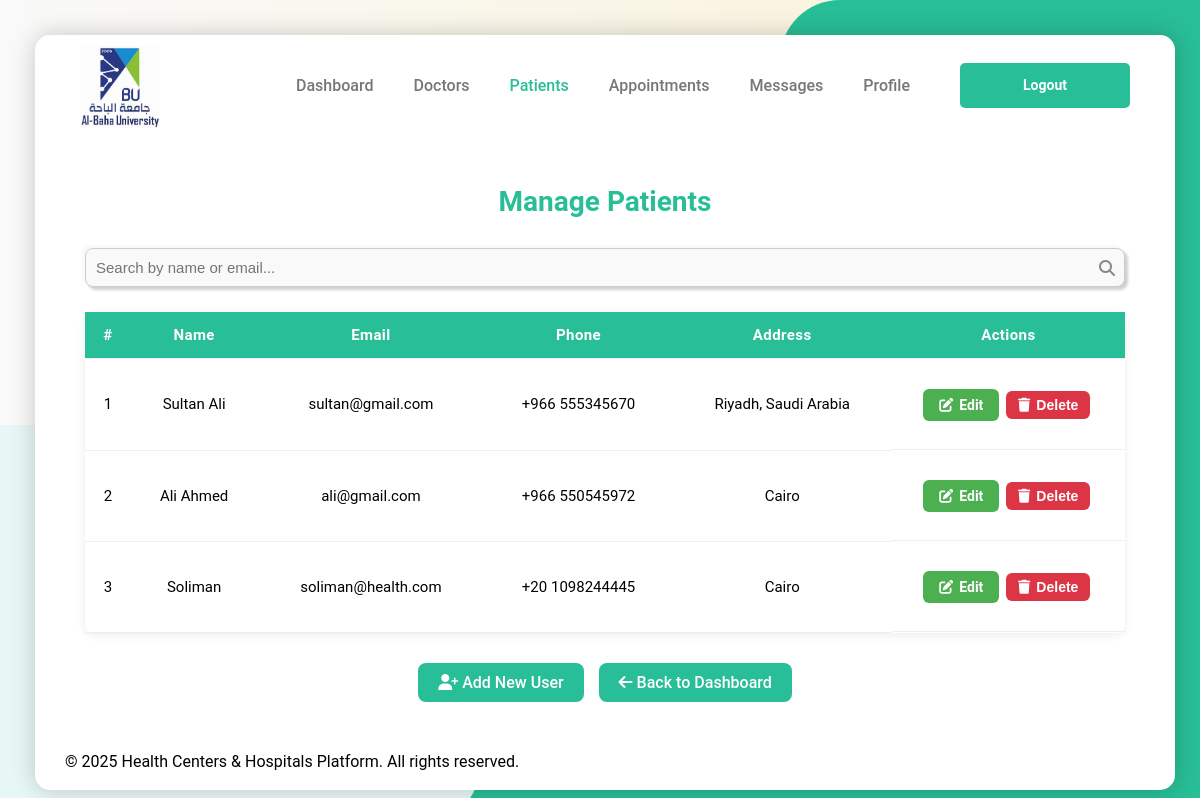
/admin_users.php (signed in), run on the app's committed database.
### tables this page shows
CREATE TABLE `users` (
  `id` int(11) NOT NULL,
  `username` varchar(100) NOT NULL,
  `email` varchar(100) NOT NULL,
  `password` varchar(255) NOT NULL,
  `address` varchar(255) DEFAULT NULL,
  `phone` varchar(20) DEFAULT NULL,
  `dob` date DEFAULT NULL,
  `gender` enum('Male','Female','Other') DEFAULT 'Other',
  `role` enum('user','doctor','admin','receptionist') DEFAULT 'user',
  `created_at` timestamp NOT NULL DEFAULT current_timestamp(),
  `image` varchar(255) DEFAULT 'img/users/default-user.png'
);

### admin_users.php (the view, shortened to what this page needs)
<?php
require 'config/admin_data.php';
$search = isset($_GET['search']) ? trim($_GET['search']) : '';
if ($search) {
  $stmt = $pdo->prepare("SELECT id, username, email, phone, address FROM users WHERE role='user' AND (username LIKE ? OR email LIKE ?) ORDER BY id ASC");
  $stmt->execute(["%$search%", "%$search%"]);
} else {
  $stmt = $pdo->query("SELECT id, username, email, phone, address FROM users WHERE role='user' ORDER BY id ASC");
}
$patients = $stmt->fetchAll(PDO::FETCH_ASSOC);
?>
<!DOCTYPE html>
<html lang="en">
  <head>
    <link rel="stylesheet" href="../css/styles.css">
    <link rel="stylesheet" href="https://cdnjs.cloudflare.com/ajax/libs/font-awesome/6.4.0/css/all.min.css">
  </head>
  <body>
    <div class="home-section">
      <div class="effects"><div class="bg-effect"></div></div>
      <div class="container">
        <header class="header">
          <a href="admin_dashboard.php" class="logo" aria-label="Health Management Logo">
            <img src="../logo/logo.jpg" alt="Health Centers Logo" loading="lazy"/>
          </a>
          <nav class="links" aria-label="Main Navigation">
            <ul class="nav-bar">
              <li><a href="admin_dashboard.php">Dashboard</a></li>
              <li><a href="admin_doctors.php">Doctors</a></li>
              <li><a href="admin_users.php" class="active">Patients</a></li>
              <li><a href="admin_appointments.php">Appointments</a></li>
              <li><a href="admin_messages.php">Messages</a></li>
              <li><a href="admin_profile.php">Profile</a></li>
              <li><a href="logout.php" class="register">Logout</a></li>
            </ul>
          </nav>
        </header>
        <main class="dashboard">
          <h1>Manage Patients</h1>
          <form method="GET" class="search-bar" style="margin-bottom: 20px;">
            <div class="input-box" style="position:relative; flex:1;">
              <input type="text" name="search" placeholder="Search by name or email..." value="<?= htmlspecialchars($search) ?>" style="width:100%; padding:10px 40px 10px 10px; border-radius:8px; border:1px solid #ccc;" />
              <i class="fa-solid fa-search" style="position:absolute; right:10px; top:50%; transform:translateY(-50%); color:#888;"></i>
            </div>
          </form>
          <?php if (!$patients): ?>
            <p>No patients found.</p>
          <?php else: ?>
            <table class="appointments-table">
              <thead>
                <tr><th>#</th><th>Name</th><th>Email</th><th>Phone</th><th>Address</th><th>Actions</th></tr>
              </thead>
              <tbody>
                <?php foreach ($patients as $i => $u): ?>
                <tr>
                  <td><?= $i+1 ?></td>
                  <td><?= htmlspecialchars($u['username']) ?></td>
                  <td><?= htmlspecialchars($u['email']) ?></td>
                  <td><?= htmlspecialchars($u['phone'] ?: '-') ?></td>
                  <td><?= htmlspecialchars($u['address'] ?: '-') ?></td>
                  <td class="actions">
                    <div class="action-buttons">
                      <a href="admin_edit_user.php?id=<?= $u['id'] ?>" class="btnn btn-confirm">
                        <i class="fa-solid fa-pen-to-square"></i> Edit
                      </a>
                      <form method="POST" onsubmit="return confirm('Are you sure you want to delete this user?');" style="display:inline;">
                        <button type="submit" class="btnn btn-cancel">
                          <i class="fa-solid fa-trash"></i> Delete
                        </button>
                      </form>
                    </div>
                  </td>
                </tr>
                <?php endforeach; ?>
              </tbody>
            </table>
          <?php endif; ?>
          <div class="actions extra-actions">
            <a href="admin_add_user.php" class="btn"><i class="fa-solid fa-user-plus"></i> Add New User</a>
            <a href="admin_dashboard.php" class="btn"><i class="fa-solid fa-arrow-left"></i> Back to Dashboard</a>
          </div>
        </main>
        <footer>
          <p>&copy; 2025 Health Centers & Hospitals Platform. All rights reserved.</p>
          <p>&nbsp;</p>
        </footer>
      </div>
    </div>
  </body>
</html>

### data on the page
users: username "Sultan Ali", email "sultan@gmail.com", phone "+966 555345670", address "Riyadh, Saudi Arabia"
users: username "Ali Ahmed", email "ali@gmail.com", phone "+966 550545972", address "Cairo"
users: username "Soliman", email "soliman@health.com", phone "+20 1098244445", address "Cairo"
